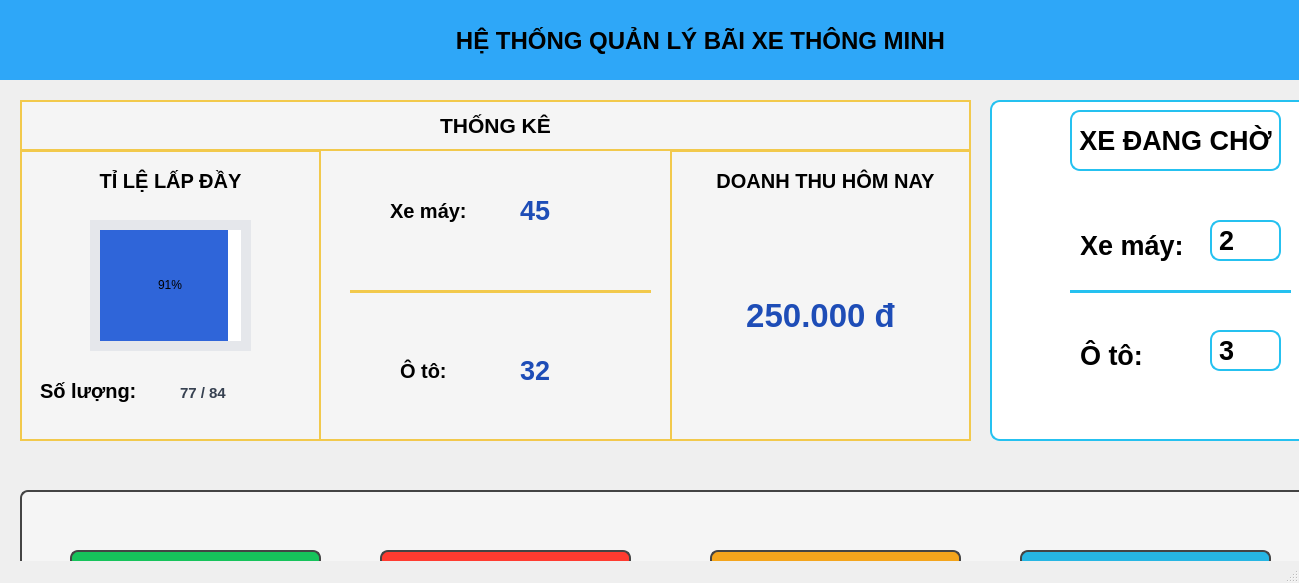
<?xml version="1.0" encoding="UTF-8"?>
<ui version="4.0">
 <class>MainWindow</class>
 <widget class="QMainWindow" name="MainWindow">
  <property name="geometry">
   <rect>
    <x>0</x>
    <y>0</y>
    <width>1299</width>
    <height>583</height>
   </rect>
  </property>
  <property name="windowTitle">
   <string>Hệ thống quản lý bãi xe thông minh</string>
  </property>
  <widget class="QWidget" name="centralwidget">
   <widget class="QFrame" name="frame">
    <property name="geometry">
     <rect>
      <x>0</x>
      <y>0</y>
      <width>1581</width>
      <height>80</height>
     </rect>
    </property>
    <property name="styleSheet">
     <string notr="true">background-color: #2EA7F8;
border: none;</string>
    </property>
    <property name="frameShape">
     <enum>QFrame::StyledPanel</enum>
    </property>
    <property name="frameShadow">
     <enum>QFrame::Raised</enum>
    </property>
    <widget class="QLabel" name="label">
     <property name="geometry">
      <rect>
       <x>420</x>
       <y>10</y>
       <width>561</width>
       <height>61</height>
      </rect>
     </property>
     <property name="font">
      <font>
       <pointsize>18</pointsize>
       <weight>75</weight>
       <bold>true</bold>
      </font>
     </property>
     <property name="text">
      <string>HỆ THỐNG QUẢN LÝ BÃI XE THÔNG MINH</string>
     </property>
     <property name="alignment">
      <set>Qt::AlignCenter</set>
     </property>
    </widget>
   </widget>
   <widget class="QFrame" name="frame_2">
    <property name="geometry">
     <rect>
      <x>20</x>
      <y>100</y>
      <width>951</width>
      <height>341</height>
     </rect>
    </property>
    <property name="styleSheet">
     <string notr="true">background-color: #F5F5F5; border: 2px solid #F2C94C; border-radius: 10px ;</string>
    </property>
    <property name="frameShape">
     <enum>QFrame::NoFrame</enum>
    </property>
    <property name="frameShadow">
     <enum>QFrame::Raised</enum>
    </property>
    <property name="lineWidth">
     <number>0</number>
    </property>
    <widget class="QLabel" name="label_2">
     <property name="geometry">
      <rect>
       <x>0</x>
       <y>0</y>
       <width>951</width>
       <height>51</height>
      </rect>
     </property>
     <property name="font">
      <font>
       <pointsize>16</pointsize>
       <weight>75</weight>
       <bold>true</bold>
      </font>
     </property>
     <property name="styleSheet">
      <string notr="true">background-color: #F5F5F5; border: 2px solid #F2C94C; border-radius: 0px ;</string>
     </property>
     <property name="text">
      <string>THỐNG KÊ</string>
     </property>
     <property name="alignment">
      <set>Qt::AlignCenter</set>
     </property>
    </widget>
    <widget class="Line" name="line">
     <property name="geometry">
      <rect>
       <x>0</x>
       <y>50</y>
       <width>301</width>
       <height>291</height>
      </rect>
     </property>
     <property name="styleSheet">
      <string notr="true">border-radius: 0px</string>
     </property>
     <property name="orientation">
      <enum>Qt::Vertical</enum>
     </property>
    </widget>
    <widget class="Line" name="line_2">
     <property name="enabled">
      <bool>true</bool>
     </property>
     <property name="geometry">
      <rect>
       <x>650</x>
       <y>50</y>
       <width>301</width>
       <height>291</height>
      </rect>
     </property>
     <property name="font">
      <font>
       <kerning>true</kerning>
      </font>
     </property>
     <property name="toolTipDuration">
      <number>-1</number>
     </property>
     <property name="styleSheet">
      <string notr="true">border-radius: 0px</string>
     </property>
     <property name="orientation">
      <enum>Qt::Vertical</enum>
     </property>
    </widget>
    <widget class="QLabel" name="label_4">
     <property name="geometry">
      <rect>
       <x>70</x>
       <y>60</y>
       <width>161</width>
       <height>41</height>
      </rect>
     </property>
     <property name="font">
      <font>
       <pointsize>15</pointsize>
       <weight>75</weight>
       <bold>true</bold>
       <kerning>true</kerning>
      </font>
     </property>
     <property name="styleSheet">
      <string notr="true">background-color: #F5F5F5; border: 0px solid #F2C94C; border-radius: 10px ;</string>
     </property>
     <property name="text">
      <string>TỈ LỆ LẤP ĐẦY</string>
     </property>
     <property name="alignment">
      <set>Qt::AlignCenter</set>
     </property>
    </widget>
    <widget class="QLabel" name="lbl_so_xe_may">
     <property name="geometry">
      <rect>
       <x>370</x>
       <y>70</y>
       <width>271</width>
       <height>81</height>
      </rect>
     </property>
     <property name="font">
      <font>
       <pointsize>15</pointsize>
       <weight>75</weight>
       <italic>false</italic>
       <bold>true</bold>
      </font>
     </property>
     <property name="styleSheet">
      <string notr="true">background-color: #F5F5F5; border: 0px solid #F2C94C; border-radius: 10px ;</string>
     </property>
     <property name="text">
      <string>Xe máy:</string>
     </property>
    </widget>
    <widget class="QLabel" name="lbl_so_xe_o_to">
     <property name="geometry">
      <rect>
       <x>380</x>
       <y>230</y>
       <width>261</width>
       <height>81</height>
      </rect>
     </property>
     <property name="font">
      <font>
       <pointsize>15</pointsize>
       <weight>75</weight>
       <bold>true</bold>
      </font>
     </property>
     <property name="styleSheet">
      <string notr="true">background-color: #F5F5F5; border: 0px solid #F2C94C; border-radius: 10px ;</string>
     </property>
     <property name="text">
      <string>Ô tô: </string>
     </property>
    </widget>
    <widget class="QLabel" name="lbl_doanh_thu">
     <property name="geometry">
      <rect>
       <x>690</x>
       <y>60</y>
       <width>231</width>
       <height>41</height>
      </rect>
     </property>
     <property name="font">
      <font>
       <pointsize>15</pointsize>
       <weight>75</weight>
       <bold>true</bold>
      </font>
     </property>
     <property name="styleSheet">
      <string notr="true">background-color: #F5F5F5; border: 0px solid #F2C94C; border-radius: 10px ;</string>
     </property>
     <property name="frameShape">
      <enum>QFrame::NoFrame</enum>
     </property>
     <property name="lineWidth">
      <number>0</number>
     </property>
     <property name="text">
      <string>DOANH THU HÔM NAY</string>
     </property>
     <property name="alignment">
      <set>Qt::AlignCenter</set>
     </property>
    </widget>
    <widget class="QProgressBar" name="progress_ty_le_lap_day">
     <property name="geometry">
      <rect>
       <x>70</x>
       <y>120</y>
       <width>161</width>
       <height>131</height>
      </rect>
     </property>
     <property name="styleSheet">
      <string notr="true">QProgressBar {  border: 10px solid #E5E7EB;   border-radius: 90px;    background: white;}QProgressBar::chunk {   background-color: #2F65D9;    border-radius: 90px;}</string>
     </property>
     <property name="value">
      <number>91</number>
     </property>
     <property name="alignment">
      <set>Qt::AlignCenter</set>
     </property>
     <property name="textVisible">
      <bool>true</bool>
     </property>
    </widget>
    <widget class="QLabel" name="lbl_so_luong">
     <property name="geometry">
      <rect>
       <x>20</x>
       <y>270</y>
       <width>111</width>
       <height>41</height>
      </rect>
     </property>
     <property name="font">
      <font>
       <pointsize>15</pointsize>
       <weight>75</weight>
       <bold>true</bold>
      </font>
     </property>
     <property name="styleSheet">
      <string notr="true">background-color: #F5F5F5; border: 0px solid #F2C94C; border-radius: 10px ;</string>
     </property>
     <property name="text">
      <string>Số lượng: </string>
     </property>
    </widget>
    <widget class="QLabel" name="lbl_xe_may_2">
     <property name="geometry">
      <rect>
       <x>500</x>
       <y>90</y>
       <width>81</width>
       <height>41</height>
      </rect>
     </property>
     <property name="font">
      <font>
       <pointsize>20</pointsize>
       <weight>75</weight>
       <bold>true</bold>
      </font>
     </property>
     <property name="styleSheet">
      <string notr="true">background-color: #F5F5F5; border: 0px solid #F2C94C; border-radius: 10px ;color: #1E4DB7; </string>
     </property>
     <property name="lineWidth">
      <number>0</number>
     </property>
     <property name="text">
      <string>45</string>
     </property>
    </widget>
    <widget class="QLabel" name="lbl_o_to_2">
     <property name="geometry">
      <rect>
       <x>500</x>
       <y>250</y>
       <width>81</width>
       <height>41</height>
      </rect>
     </property>
     <property name="font">
      <font>
       <pointsize>20</pointsize>
       <weight>75</weight>
       <bold>true</bold>
      </font>
     </property>
     <property name="styleSheet">
      <string notr="true">background-color: #F5F5F5; border: 0px solid #F2C94C; border-radius: 10px ;color: #1E4DB7; </string>
     </property>
     <property name="text">
      <string>32</string>
     </property>
    </widget>
    <widget class="QLabel" name="lbl_doanh_thu_2">
     <property name="geometry">
      <rect>
       <x>670</x>
       <y>130</y>
       <width>261</width>
       <height>171</height>
      </rect>
     </property>
     <property name="font">
      <font>
       <pointsize>25</pointsize>
       <weight>75</weight>
       <bold>true</bold>
      </font>
     </property>
     <property name="styleSheet">
      <string notr="true">background-color: #F5F5F5; border: 0px solid #F2C94C; border-radius: 10px ;color: #1E4DB7; </string>
     </property>
     <property name="text">
      <string>250.000 đ</string>
     </property>
     <property name="alignment">
      <set>Qt::AlignCenter</set>
     </property>
    </widget>
    <widget class="Line" name="line_4">
     <property name="geometry">
      <rect>
       <x>330</x>
       <y>190</y>
       <width>301</width>
       <height>3</height>
      </rect>
     </property>
     <property name="frameShadow">
      <enum>QFrame::Sunken</enum>
     </property>
     <property name="lineWidth">
      <number>0</number>
     </property>
     <property name="orientation">
      <enum>Qt::Horizontal</enum>
     </property>
    </widget>
    <widget class="QLabel" name="lbl_so_luong_2">
     <property name="geometry">
      <rect>
       <x>160</x>
       <y>283</y>
       <width>91</width>
       <height>20</height>
      </rect>
     </property>
     <property name="font">
      <font>
       <pointsize>11</pointsize>
       <weight>75</weight>
       <bold>true</bold>
      </font>
     </property>
     <property name="styleSheet">
      <string notr="true">background-color: #F5F5F5; border: 0px solid #F2C94C; border-radius: 10px ; color: #374151; border: none; background: transparent; </string>
     </property>
     <property name="text">
      <string>77 / 84</string>
     </property>
    </widget>
    <widget class="QLabel" name="label_6">
     <property name="geometry">
      <rect>
       <x>310</x>
       <y>92</y>
       <width>51</width>
       <height>31</height>
      </rect>
     </property>
     <property name="styleSheet">
      <string notr="true">background-color: #F5F5F5; border: 0px solid #F2C94C; border-radius: 10px ;</string>
     </property>
     <property name="text">
      <string/>
     </property>
     <property name="pixmap">
      <pixmap>../../../../xe máy trong suốt.png</pixmap>
     </property>
     <property name="scaledContents">
      <bool>true</bool>
     </property>
    </widget>
    <widget class="QLabel" name="label_7">
     <property name="geometry">
      <rect>
       <x>310</x>
       <y>252</y>
       <width>47</width>
       <height>31</height>
      </rect>
     </property>
     <property name="styleSheet">
      <string notr="true">background-color: #F5F5F5; border: 0px solid #F2C94C; border-radius: 10px ;</string>
     </property>
     <property name="text">
      <string/>
     </property>
     <property name="pixmap">
      <pixmap>../../../../ô tô.png</pixmap>
     </property>
     <property name="scaledContents">
      <bool>true</bool>
     </property>
    </widget>
   </widget>
   <widget class="QFrame" name="frame_4">
    <property name="geometry">
     <rect>
      <x>20</x>
      <y>490</y>
      <width>1301</width>
      <height>211</height>
     </rect>
    </property>
    <property name="styleSheet">
     <string notr="true">background-color: #F5F5F5; border: 2px solid #444; border-radius: 8px;</string>
    </property>
    <property name="frameShape">
     <enum>QFrame::StyledPanel</enum>
    </property>
    <property name="frameShadow">
     <enum>QFrame::Raised</enum>
    </property>
    <widget class="QPushButton" name="btn_checkout">
     <property name="geometry">
      <rect>
       <x>360</x>
       <y>60</y>
       <width>251</width>
       <height>91</height>
      </rect>
     </property>
     <property name="styleSheet">
      <string notr="true">background-color: #FF3B30; color: white; font-size: 14px; font-weight: bold; border-radius: 8px; </string>
     </property>
     <property name="text">
      <string>CHECK-OUT</string>
     </property>
    </widget>
    <widget class="QPushButton" name="btn_quan_ly_bai_xe">
     <property name="geometry">
      <rect>
       <x>690</x>
       <y>60</y>
       <width>251</width>
       <height>91</height>
      </rect>
     </property>
     <property name="styleSheet">
      <string notr="true">background-color: #F4A51C; color: white; font-size: 14px; font-weight: bold; border-radius: 8px</string>
     </property>
     <property name="text">
      <string>QUẢN LÝ BÃI XE</string>
     </property>
    </widget>
    <widget class="QPushButton" name="btn_thong_ke_chi_tiet">
     <property name="geometry">
      <rect>
       <x>1000</x>
       <y>60</y>
       <width>251</width>
       <height>91</height>
      </rect>
     </property>
     <property name="styleSheet">
      <string notr="true">background-color: #26B6E3; color: white; font-size: 14px; font-weight: bold; border-radius: 8px</string>
     </property>
     <property name="text">
      <string>THỐNG KÊ CHI TIẾT</string>
     </property>
    </widget>
    <widget class="QPushButton" name="btn_checkin">
     <property name="geometry">
      <rect>
       <x>50</x>
       <y>60</y>
       <width>251</width>
       <height>91</height>
      </rect>
     </property>
     <property name="styleSheet">
      <string notr="true">background-color: #16C35B; color: White; font-size: 14px; font-weight: bold; border-radius: 8px; </string>
     </property>
     <property name="text">
      <string>CHECK-IN</string>
     </property>
    </widget>
   </widget>
   <widget class="QFrame" name="frame_3">
    <property name="geometry">
     <rect>
      <x>990</x>
      <y>100</y>
      <width>361</width>
      <height>341</height>
     </rect>
    </property>
    <property name="styleSheet">
     <string notr="true">background-color: white;border: 2px solid #25C1F0; border-radius: 10px;</string>
    </property>
    <property name="frameShape">
     <enum>QFrame::StyledPanel</enum>
    </property>
    <property name="frameShadow">
     <enum>QFrame::Raised</enum>
    </property>
    <widget class="QLabel" name="lbl_xe_may_cho_lbl_o_to_cho">
     <property name="geometry">
      <rect>
       <x>80</x>
       <y>10</y>
       <width>211</width>
       <height>61</height>
      </rect>
     </property>
     <property name="font">
      <font>
       <pointsize>20</pointsize>
       <weight>75</weight>
       <bold>true</bold>
      </font>
     </property>
     <property name="text">
      <string>XE ĐANG CHỜ</string>
     </property>
     <property name="alignment">
      <set>Qt::AlignCenter</set>
     </property>
    </widget>
    <widget class="QLabel" name="label_9">
     <property name="geometry">
      <rect>
       <x>90</x>
       <y>110</y>
       <width>121</width>
       <height>71</height>
      </rect>
     </property>
     <property name="font">
      <font>
       <pointsize>20</pointsize>
       <weight>75</weight>
       <bold>true</bold>
      </font>
     </property>
     <property name="styleSheet">
      <string notr="true">background-color: white; border: 0px solid #F2C94C; border-radius: 10px ;</string>
     </property>
     <property name="text">
      <string>Xe máy: </string>
     </property>
    </widget>
    <widget class="QLabel" name="label_10">
     <property name="geometry">
      <rect>
       <x>90</x>
       <y>220</y>
       <width>101</width>
       <height>71</height>
      </rect>
     </property>
     <property name="font">
      <font>
       <pointsize>20</pointsize>
       <weight>75</weight>
       <bold>true</bold>
      </font>
     </property>
     <property name="styleSheet">
      <string notr="true">background-color: white; border: 0px solid #F2C94C; border-radius: 10px ;</string>
     </property>
     <property name="text">
      <string>Ô tô: </string>
     </property>
    </widget>
    <widget class="QLabel" name="label_3">
     <property name="geometry">
      <rect>
       <x>30</x>
       <y>230</y>
       <width>51</width>
       <height>41</height>
      </rect>
     </property>
     <property name="layoutDirection">
      <enum>Qt::LeftToRight</enum>
     </property>
     <property name="styleSheet">
      <string notr="true">background-color: white; border: 0px solid #F2C94C; border-radius: 10px ;</string>
     </property>
     <property name="text">
      <string/>
     </property>
     <property name="pixmap">
      <pixmap>../../../../ô tô.png</pixmap>
     </property>
     <property name="scaledContents">
      <bool>true</bool>
     </property>
    </widget>
    <widget class="QLabel" name="label_5">
     <property name="geometry">
      <rect>
       <x>30</x>
       <y>120</y>
       <width>61</width>
       <height>41</height>
      </rect>
     </property>
     <property name="styleSheet">
      <string notr="true">background-color: white; border: 0px solid #F2C94C; border-radius: 10px ;</string>
     </property>
     <property name="text">
      <string/>
     </property>
     <property name="pixmap">
      <pixmap>../../../../xe máy trong suốt.png</pixmap>
     </property>
     <property name="scaledContents">
      <bool>true</bool>
     </property>
    </widget>
    <widget class="Line" name="line_3">
     <property name="geometry">
      <rect>
       <x>80</x>
       <y>190</y>
       <width>221</width>
       <height>3</height>
      </rect>
     </property>
     <property name="font">
      <font>
       <pointsize>7</pointsize>
      </font>
     </property>
     <property name="orientation">
      <enum>Qt::Horizontal</enum>
     </property>
    </widget>
    <widget class="QLabel" name="lbl_xe_may_cho">
     <property name="geometry">
      <rect>
       <x>220</x>
       <y>120</y>
       <width>71</width>
       <height>41</height>
      </rect>
     </property>
     <property name="font">
      <font>
       <pointsize>20</pointsize>
       <weight>75</weight>
       <bold>true</bold>
      </font>
     </property>
     <property name="text">
      <string>2</string>
     </property>
    </widget>
    <widget class="QLabel" name="lbl_o_to_cho">
     <property name="geometry">
      <rect>
       <x>220</x>
       <y>230</y>
       <width>71</width>
       <height>41</height>
      </rect>
     </property>
     <property name="font">
      <font>
       <pointsize>20</pointsize>
       <weight>75</weight>
       <bold>true</bold>
      </font>
     </property>
     <property name="text">
      <string>3</string>
     </property>
    </widget>
   </widget>
  </widget>
  <widget class="QMenuBar" name="menubar">
   <property name="geometry">
    <rect>
     <x>0</x>
     <y>0</y>
     <width>1299</width>
     <height>21</height>
    </rect>
   </property>
  </widget>
  <widget class="QStatusBar" name="statusbar"/>
 </widget>
 <resources/>
 <connections/>
</ui>
